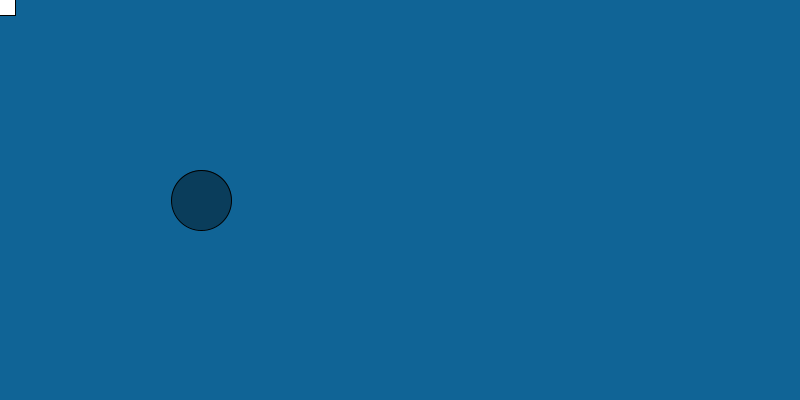
Frame 1 (no input)
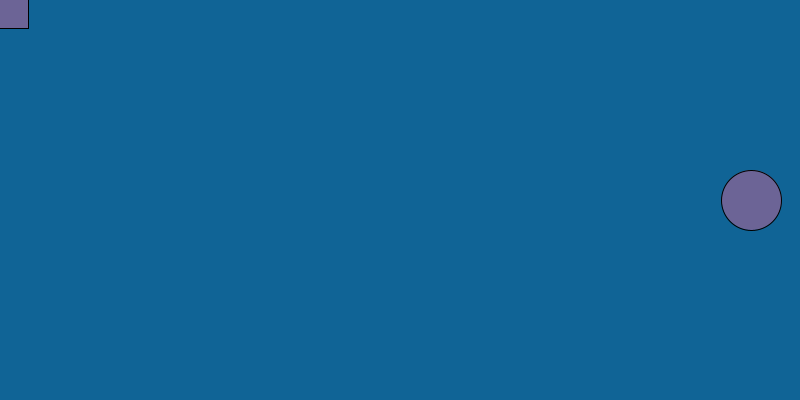
Frame 60 (the mouse pressed at the canvas centre just before this capture)
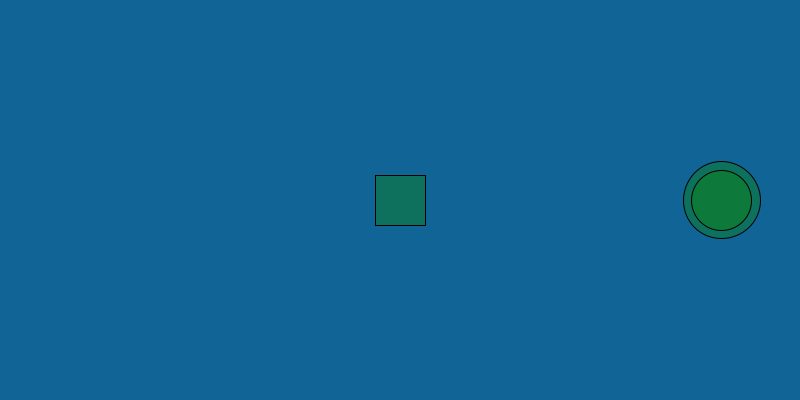
Frame 120 (the mouse held since frame 60 and released just before this capture)

The Processing sketch that drew these frames (run headless with seeded random() and noise(); from frame 60 on, the mouse is pressed at the canvas centre):

// Processing sketch: processing_99677
// ── processing_99677.pde

//declaraciÛn de variables eje
int size = 30;
float xpos = 200;//elipse
float ypos = 0;
float x1pos = 200;
float y1pos = 0;

//variables de direcciÛn
int xdirection = 1;
int ydirection = 1;
int x1direction = 1;
int y1direction = 1;

//variables de velocidad
float xspeed = 1.7;
float yspeed = 2.6;
float x1speed = 3.4;
float y1speed = 4.9;


float radio=60;
int op=1;


void setup()
{
  size (800,400);
  frameRate(27);//web fps

  //posiciÛn inicial de las variables
  //xpos = mouseX;
  //ypos = mouseY;
  x1pos = x1pos;
  y1pos = y1pos;

}
void draw()
{
  background(020,100,150);
  xpos = xpos + ( xspeed * xdirection );
  ypos = ypos + ( yspeed * ydirection );  
  x1pos = x1pos +( x1speed * x1direction );
  y1pos = y1pos + ( y1speed * y1direction );

  //condicionales de regreso
  if (xpos > 800-radio/2 || xpos < 0+radio/2 )
    {
      xdirection *= -1;
    }
  if (ypos > 400 || ypos < 0)
    {
      ydirection *= -1;
    }
  if (x1pos > 800 || x1pos < 0)
    {
      x1direction*= -1;
    }
  if (y1pos > 400 || y1pos < 0)
    {
      y1direction *= -1;
    }

  //figuras
  rect(mouseX-size/2 ,mouseY-size/2,size,size);
  if ((xpos < 400)&&(xpos > 0))
    {
      xspeed = 10 ; //velocidad de este segmento
      fill(0,0,0,100); //color de la figura en este segmento
    }
  
  ellipse(xpos,200,radio,radio);
  if ((x1pos < 133)&&(x1pos > 0))
    {
      x1speed = 0.5;
      fill(250,100,150,100);
    }
  if ((x1pos < 266) && (x1pos > 133))
    {
      x1speed = x1speed +2;
      fill(0,070,050,100);
    }
  if ((xpos > 266)&&(xpos < 400))
    {
      x1speed = x1speed +1;
      fill(280,0,100,100);
    }
 
  
  if (mousePressed) 
    {
  
      xspeed = xspeed +10;
      yspeed = yspeed +7;
      x1speed = x1speed+20;
      y1speed = y1speed+20;
      
      size=50;
      radio=random(2, 80);
      
      //background(random(0, 250),random(0, 250),random(0, 250));
      
     ellipse(xpos,200,60,60);
      if ((xpos < 800)&&(xpos > 0))
      {
        
        fill(random(0, 250),random(0, 250),random(0, 250),100); //color de la figura en este segmento
      }
      
    } 
  else
    {
      x1speed = x1speed;
      if(size<=100 && size >=5 && op==1)
        {
        size = size + 5;
          if(size==100)
          {
            op=2;
          }
        }
       if(size<=100 && size >=5 && op==2)
        {
        size = size - 5;
          if(size==5)
          {
            op=1;
          }
        }
     
    }
}
